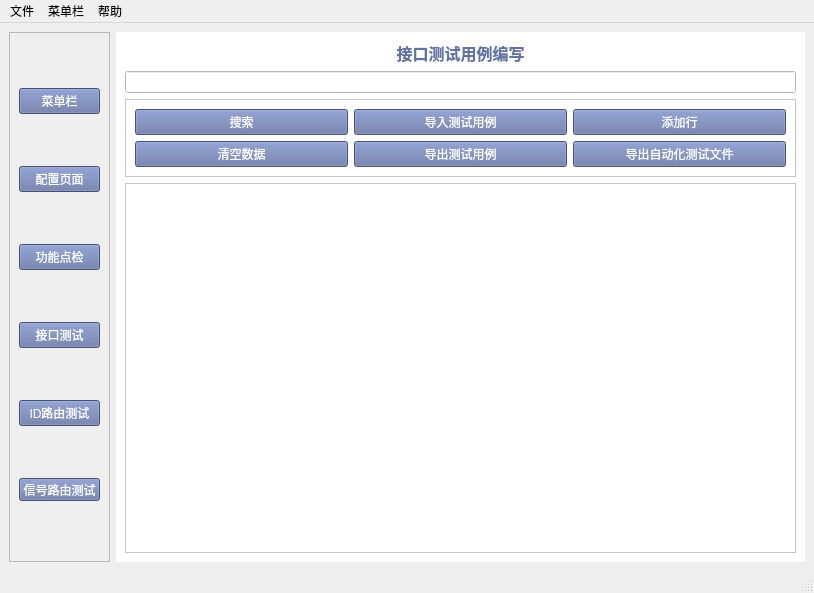
<?xml version="1.0" encoding="UTF-8"?>
<ui version="4.0">
 <class>MainWindow</class>
 <widget class="QMainWindow" name="MainWindow">
  <property name="geometry">
   <rect>
    <x>0</x>
    <y>0</y>
    <width>814</width>
    <height>593</height>
   </rect>
  </property>
  <property name="windowTitle">
   <string>MainWindow</string>
  </property>
  <property name="styleSheet">
   <string notr="true"/>
  </property>
  <widget class="QWidget" name="centralwidget">
   <layout class="QHBoxLayout" name="horizontalLayout">
    <item alignment="Qt::AlignHCenter">
     <widget class="QFrame" name="frame">
      <property name="minimumSize">
       <size>
        <width>101</width>
        <height>0</height>
       </size>
      </property>
      <property name="frameShape">
       <enum>QFrame::StyledPanel</enum>
      </property>
      <property name="frameShadow">
       <enum>QFrame::Raised</enum>
      </property>
      <layout class="QVBoxLayout" name="verticalLayout">
       <item>
        <widget class="QPushButton" name="pushButton_11">
         <property name="styleSheet">
          <string notr="true">font: 10pt &quot;宋体&quot;;
background-color: rgb(98, 114, 164);
color: rgb(255, 255, 255);</string>
         </property>
         <property name="text">
          <string>菜单栏</string>
         </property>
        </widget>
       </item>
       <item>
        <widget class="QPushButton" name="pushButton_10">
         <property name="styleSheet">
          <string notr="true">font: 10pt &quot;宋体&quot;;
background-color: rgb(98, 114, 164);
color: rgb(255, 255, 255);</string>
         </property>
         <property name="text">
          <string>配置页面</string>
         </property>
        </widget>
       </item>
       <item>
        <widget class="QPushButton" name="pushButton">
         <property name="styleSheet">
          <string notr="true">color: rgb(255, 255, 255);
font: 10pt &quot;宋体&quot;;
background-color: rgb(98, 114, 164);</string>
         </property>
         <property name="text">
          <string>功能点检</string>
         </property>
         <property name="iconSize">
          <size>
           <width>20</width>
           <height>20</height>
          </size>
         </property>
        </widget>
       </item>
       <item>
        <widget class="QPushButton" name="pushButton_2">
         <property name="styleSheet">
          <string notr="true">color: rgb(255, 255, 255);
background-color: rgb(98, 114, 164);
font: 10pt &quot;宋体&quot;;</string>
         </property>
         <property name="text">
          <string>接口测试</string>
         </property>
         <property name="iconSize">
          <size>
           <width>20</width>
           <height>20</height>
          </size>
         </property>
        </widget>
       </item>
       <item>
        <widget class="QPushButton" name="pushButton_3">
         <property name="styleSheet">
          <string notr="true">color: rgb(255, 255, 255);
background-color: rgb(98, 114, 164);
font: 10pt &quot;宋体&quot;;</string>
         </property>
         <property name="text">
          <string>ID路由测试</string>
         </property>
         <property name="iconSize">
          <size>
           <width>20</width>
           <height>20</height>
          </size>
         </property>
        </widget>
       </item>
       <item>
        <widget class="QPushButton" name="pushButton_4">
         <property name="maximumSize">
          <size>
           <width>16777215</width>
           <height>23</height>
          </size>
         </property>
         <property name="styleSheet">
          <string notr="true">font: 10pt &quot;宋体&quot;;
color: rgb(255, 255, 255);
background-color: rgb(98, 114, 164);</string>
         </property>
         <property name="text">
          <string>信号路由测试</string>
         </property>
         <property name="iconSize">
          <size>
           <width>20</width>
           <height>20</height>
          </size>
         </property>
        </widget>
       </item>
      </layout>
     </widget>
    </item>
    <item>
     <widget class="QStackedWidget" name="stackedWidget">
      <property name="styleSheet">
       <string notr="true">background-color: rgb(255, 255, 255);</string>
      </property>
      <property name="currentIndex">
       <number>2</number>
      </property>
      <widget class="QWidget" name="page_5">
       <layout class="QGridLayout" name="gridLayout_2">
        <item row="7" column="2" colspan="3">
         <widget class="QTextBrowser" name="textBrowser_2"/>
        </item>
        <item row="5" column="2" colspan="3">
         <widget class="QLineEdit" name="lineEdit">
          <property name="text">
           <string/>
          </property>
         </widget>
        </item>
        <item row="2" column="0" rowspan="6" colspan="2">
         <widget class="QTextBrowser" name="textBrowser"/>
        </item>
        <item row="2" column="2" colspan="3">
         <widget class="QFrame" name="frame_3">
          <property name="frameShape">
           <enum>QFrame::StyledPanel</enum>
          </property>
          <property name="frameShadow">
           <enum>QFrame::Raised</enum>
          </property>
          <layout class="QGridLayout" name="gridLayout">
           <item row="0" column="2">
            <widget class="QLabel" name="label_5">
             <property name="text">
              <string>&lt;html&gt;&lt;head/&gt;&lt;body&gt;&lt;p align=&quot;center&quot;&gt;&lt;span style=&quot; font-size:10pt; font-weight:700; color:#6272a4;&quot;&gt;波特率&lt;/span&gt;&lt;/p&gt;&lt;/body&gt;&lt;/html&gt;</string>
             </property>
            </widget>
           </item>
           <item row="2" column="1">
            <widget class="QPushButton" name="pushButton_12">
             <property name="styleSheet">
              <string notr="true">font: 10pt &quot;宋体&quot;;
</string>
             </property>
             <property name="text">
              <string>打开文件</string>
             </property>
            </widget>
           </item>
           <item row="1" column="0">
            <widget class="QLabel" name="label_8">
             <property name="text">
              <string>&lt;html&gt;&lt;head/&gt;&lt;body&gt;&lt;p align=&quot;center&quot;&gt;&lt;span style=&quot; font-size:10pt; font-weight:700; color:#6272a4;&quot;&gt;打开串口&lt;/span&gt;&lt;/p&gt;&lt;/body&gt;&lt;/html&gt;</string>
             </property>
            </widget>
           </item>
           <item row="2" column="2">
            <widget class="QLabel" name="label_13">
             <property name="text">
              <string>&lt;html&gt;&lt;head/&gt;&lt;body&gt;&lt;p align=&quot;center&quot;&gt;&lt;span style=&quot; font-size:10pt; font-weight:700; color:#6272a4;&quot;&gt;通道刷新&lt;/span&gt;&lt;/p&gt;&lt;/body&gt;&lt;/html&gt;</string>
             </property>
            </widget>
           </item>
           <item row="0" column="1">
            <widget class="QComboBox" name="comboBox_2">
             <property name="styleSheet">
              <string notr="true">font: 10pt &quot;宋体&quot;;
</string>
             </property>
             <property name="iconSize">
              <size>
               <width>20</width>
               <height>20</height>
              </size>
             </property>
            </widget>
           </item>
           <item row="1" column="4">
            <widget class="QPushButton" name="pushButton_14">
             <property name="styleSheet">
              <string notr="true">font: 10pt &quot;宋体&quot;;
</string>
             </property>
             <property name="text">
              <string>关闭</string>
             </property>
             <property name="iconSize">
              <size>
               <width>20</width>
               <height>20</height>
              </size>
             </property>
            </widget>
           </item>
           <item row="0" column="0">
            <widget class="QLabel" name="label_7">
             <property name="text">
              <string>&lt;html&gt;&lt;head/&gt;&lt;body&gt;&lt;p align=&quot;center&quot;&gt;&lt;span style=&quot; font-size:10pt; font-weight:700; color:#6272a4;&quot;&gt;串口选择&lt;/span&gt;&lt;/p&gt;&lt;/body&gt;&lt;/html&gt;</string>
             </property>
            </widget>
           </item>
           <item row="0" column="4">
            <widget class="QComboBox" name="comboBox">
             <property name="styleSheet">
              <string notr="true">font: 10pt &quot;Times New Roman&quot;;
</string>
             </property>
             <property name="iconSize">
              <size>
               <width>20</width>
               <height>20</height>
              </size>
             </property>
             <item>
              <property name="text">
               <string>1200</string>
              </property>
             </item>
             <item>
              <property name="text">
               <string>9600</string>
              </property>
             </item>
             <item>
              <property name="text">
               <string>14400</string>
              </property>
             </item>
            </widget>
           </item>
           <item row="2" column="0">
            <widget class="QLabel" name="label_6">
             <property name="text">
              <string>&lt;html&gt;&lt;head/&gt;&lt;body&gt;&lt;p align=&quot;center&quot;&gt;&lt;span style=&quot; font-size:10pt; font-weight:700; color:#6272a4;&quot;&gt;文件路径&lt;/span&gt;&lt;/p&gt;&lt;/body&gt;&lt;/html&gt;</string>
             </property>
            </widget>
           </item>
           <item row="1" column="2">
            <widget class="QLabel" name="label_9">
             <property name="text">
              <string>&lt;html&gt;&lt;head/&gt;&lt;body&gt;&lt;p align=&quot;center&quot;&gt;&lt;span style=&quot; font-size:10pt; font-weight:700; color:#6272a4;&quot;&gt;关闭串口&lt;/span&gt;&lt;/p&gt;&lt;/body&gt;&lt;/html&gt;</string>
             </property>
            </widget>
           </item>
           <item row="1" column="1">
            <widget class="QPushButton" name="pushButton_13">
             <property name="styleSheet">
              <string notr="true">font: 10pt &quot;宋体&quot;;
</string>
             </property>
             <property name="text">
              <string>打开</string>
             </property>
             <property name="iconSize">
              <size>
               <width>20</width>
               <height>20</height>
              </size>
             </property>
            </widget>
           </item>
           <item row="2" column="4">
            <widget class="QPushButton" name="pushButton_5">
             <property name="styleSheet">
              <string notr="true">font: 10pt &quot;Times New Roman&quot;;
background-color: rgb(98, 114, 164);
color: rgb(255, 255, 255);</string>
             </property>
             <property name="text">
              <string>Refresh</string>
             </property>
            </widget>
           </item>
          </layout>
         </widget>
        </item>
        <item row="0" column="1" colspan="3">
         <widget class="QLabel" name="label_12">
          <property name="text">
           <string>&lt;html&gt;&lt;head/&gt;&lt;body&gt;&lt;p align=&quot;center&quot;&gt;&lt;span style=&quot; font-size:12pt; font-weight:700; color:#6272a4;&quot;&gt;CAN通信配置&lt;/span&gt;&lt;/p&gt;&lt;/body&gt;&lt;/html&gt;</string>
          </property>
         </widget>
        </item>
        <item row="6" column="4">
         <widget class="QPushButton" name="pushButton_16">
          <property name="styleSheet">
           <string notr="true">font: 10pt &quot;宋体&quot;;
background-color: rgb(98, 114, 164);
color: rgb(255, 255, 255);</string>
          </property>
          <property name="text">
           <string>发送</string>
          </property>
         </widget>
        </item>
        <item row="1" column="1">
         <widget class="QPushButton" name="pushButton_15">
          <property name="styleSheet">
           <string notr="true">font: 10pt &quot;宋体&quot;;
background-color: rgb(98, 114, 164);
color: rgb(255, 255, 255);</string>
          </property>
          <property name="text">
           <string>清除</string>
          </property>
         </widget>
        </item>
        <item row="4" column="2" colspan="3">
         <widget class="QComboBox" name="comboBox_3">
          <property name="styleSheet">
           <string notr="true">font: 10pt &quot;Times New Roman&quot;;</string>
          </property>
          <item>
           <property name="text">
            <string>CAN</string>
           </property>
          </item>
          <item>
           <property name="text">
            <string>CADFD</string>
           </property>
          </item>
         </widget>
        </item>
        <item row="6" column="2">
         <widget class="QLabel" name="label_11">
          <property name="text">
           <string>&lt;html&gt;&lt;head/&gt;&lt;body&gt;&lt;p&gt;&lt;span style=&quot; font-size:10pt; font-weight:700; color:#6272a4;&quot;&gt;发送端&lt;/span&gt;&lt;/p&gt;&lt;/body&gt;&lt;/html&gt;</string>
          </property>
         </widget>
        </item>
        <item row="1" column="0">
         <widget class="QLabel" name="label_10">
          <property name="text">
           <string>&lt;html&gt;&lt;head/&gt;&lt;body&gt;&lt;p&gt;&lt;span style=&quot; font-size:10pt; font-weight:700; color:#6272a4;&quot;&gt;接收端&lt;/span&gt;&lt;/p&gt;&lt;/body&gt;&lt;/html&gt;</string>
          </property>
         </widget>
        </item>
       </layout>
      </widget>
      <widget class="QWidget" name="page">
       <widget class="QLabel" name="label_2">
        <property name="geometry">
         <rect>
          <x>230</x>
          <y>10</y>
          <width>160</width>
          <height>20</height>
         </rect>
        </property>
        <property name="text">
         <string>&lt;html&gt;&lt;head/&gt;&lt;body&gt;&lt;p align=&quot;center&quot;&gt;&lt;span style=&quot; font-size:12pt; font-weight:700; color:#6272a4;&quot;&gt;功能点检测试用例编写&lt;/span&gt;&lt;/p&gt;&lt;/body&gt;&lt;/html&gt;</string>
        </property>
       </widget>
       <widget class="QFrame" name="frame_7">
        <property name="geometry">
         <rect>
          <x>9</x>
          <y>35</y>
          <width>641</width>
          <height>73</height>
         </rect>
        </property>
        <property name="frameShape">
         <enum>QFrame::StyledPanel</enum>
        </property>
        <property name="frameShadow">
         <enum>QFrame::Raised</enum>
        </property>
        <layout class="QGridLayout" name="gridLayout_6">
         <item row="1" column="0">
          <widget class="QPushButton" name="pushButton_34">
           <property name="styleSheet">
            <string notr="true">color: rgb(255, 255, 255);
background-color: rgb(98, 114, 164);
font: 10pt &quot;宋体&quot;;</string>
           </property>
           <property name="text">
            <string>清空数据</string>
           </property>
          </widget>
         </item>
         <item row="0" column="0">
          <widget class="QPushButton" name="pushButton_6">
           <property name="styleSheet">
            <string notr="true">background-color: rgb(98, 114, 164);
color: rgb(255, 255, 255);
font: 10pt &quot;宋体&quot;;</string>
           </property>
           <property name="text">
            <string>查看报文解析</string>
           </property>
          </widget>
         </item>
         <item row="1" column="2">
          <widget class="QPushButton" name="pushButton_36">
           <property name="styleSheet">
            <string notr="true">font: 10pt &quot;宋体&quot;;
color: rgb(255, 255, 255);
background-color: rgb(98, 114, 164);</string>
           </property>
           <property name="text">
            <string>导出自动化测试文件</string>
           </property>
          </widget>
         </item>
         <item row="0" column="2">
          <widget class="QPushButton" name="pushButton_33">
           <property name="styleSheet">
            <string notr="true">font: 10pt &quot;宋rgb(255, 255, 255)体&quot;;
color: rgb(255, 255, 255);
background-color: rgb(98, 114, 164);</string>
           </property>
           <property name="text">
            <string>添加行</string>
           </property>
          </widget>
         </item>
         <item row="0" column="1">
          <widget class="QPushButton" name="pushButton_32">
           <property name="styleSheet">
            <string notr="true">background-color: rgb(98, 114, 164);
color: rgb(255, 255, 255);
font: 10pt &quot;宋体&quot;;</string>
           </property>
           <property name="text">
            <string>导入测试用例</string>
           </property>
          </widget>
         </item>
         <item row="1" column="1">
          <widget class="QPushButton" name="pushButton_35">
           <property name="styleSheet">
            <string notr="true">color: rgb(255, 255, 255);
background-color: rgb(98, 114, 164);
font: 10pt &quot;宋体&quot;;</string>
           </property>
           <property name="text">
            <string>导出测试用例</string>
           </property>
          </widget>
         </item>
        </layout>
       </widget>
       <widget class="QTableWidget" name="tableWidget_5">
        <property name="geometry">
         <rect>
          <x>9</x>
          <y>120</y>
          <width>661</width>
          <height>411</height>
         </rect>
        </property>
       </widget>
      </widget>
      <widget class="QWidget" name="page_2">
       <layout class="QVBoxLayout" name="verticalLayout_5">
        <item>
         <widget class="QLabel" name="label">
          <property name="text">
           <string>&lt;html&gt;&lt;head/&gt;&lt;body&gt;&lt;p align=&quot;center&quot;&gt;&lt;span style=&quot; font-size:12pt; font-weight:700; color:#6272a4;&quot;&gt;接口测试用例编写&lt;/span&gt;&lt;/p&gt;&lt;/body&gt;&lt;/html&gt;</string>
          </property>
         </widget>
        </item>
        <item>
         <widget class="QLineEdit" name="lineEdit_2"/>
        </item>
        <item>
         <widget class="QFrame" name="frame_4">
          <property name="frameShape">
           <enum>QFrame::StyledPanel</enum>
          </property>
          <property name="frameShadow">
           <enum>QFrame::Raised</enum>
          </property>
          <layout class="QGridLayout" name="gridLayout_3">
           <item row="1" column="0">
            <widget class="QPushButton" name="pushButton_19">
             <property name="styleSheet">
              <string notr="true">background-color: rgb(98, 114, 164);
color: rgb(255, 255, 255);
font: 10pt &quot;宋体&quot;;</string>
             </property>
             <property name="text">
              <string>清空数据</string>
             </property>
            </widget>
           </item>
           <item row="0" column="0">
            <widget class="QPushButton" name="pushButton_7">
             <property name="styleSheet">
              <string notr="true">background-color: rgb(98, 114, 164);
color: rgb(255, 255, 255);
font: 10pt &quot;宋体&quot;;</string>
             </property>
             <property name="text">
              <string>搜索</string>
             </property>
            </widget>
           </item>
           <item row="0" column="1">
            <widget class="QPushButton" name="pushButton_17">
             <property name="styleSheet">
              <string notr="true">background-color: rgb(98, 114, 164);
color: rgb(255, 255, 255);
font: 10pt &quot;宋体&quot;;</string>
             </property>
             <property name="text">
              <string>导入测试用例</string>
             </property>
            </widget>
           </item>
           <item row="1" column="2">
            <widget class="QPushButton" name="pushButton_21">
             <property name="styleSheet">
              <string notr="true">background-color: rgb(98, 114, 164);
color: rgb(255, 255, 255);
font: 10pt &quot;宋体&quot;;</string>
             </property>
             <property name="text">
              <string>导出自动化测试文件</string>
             </property>
            </widget>
           </item>
           <item row="0" column="2">
            <widget class="QPushButton" name="pushButton_18">
             <property name="styleSheet">
              <string notr="true">background-color: rgb(98, 114, 164);
color: rgb(255, 255, 255);
font: 10pt &quot;宋体&quot;;</string>
             </property>
             <property name="text">
              <string>添加行</string>
             </property>
            </widget>
           </item>
           <item row="1" column="1">
            <widget class="QPushButton" name="pushButton_20">
             <property name="styleSheet">
              <string notr="true">background-color: rgb(98, 114, 164);
color: rgb(255, 255, 255);
font: 10pt &quot;宋体&quot;;</string>
             </property>
             <property name="text">
              <string>导出测试用例</string>
             </property>
            </widget>
           </item>
          </layout>
         </widget>
        </item>
        <item>
         <widget class="QTableWidget" name="tableWidget_2"/>
        </item>
       </layout>
      </widget>
      <widget class="QWidget" name="page_3">
       <layout class="QVBoxLayout" name="verticalLayout_3">
        <item>
         <widget class="QLabel" name="label_3">
          <property name="text">
           <string>&lt;html&gt;&lt;head/&gt;&lt;body&gt;&lt;p align=&quot;center&quot;&gt;&lt;span style=&quot; font-size:12pt; font-weight:700; color:#6272a4;&quot;&gt;ID路由测试用例编写&lt;/span&gt;&lt;/p&gt;&lt;/body&gt;&lt;/html&gt;</string>
          </property>
         </widget>
        </item>
        <item>
         <widget class="QLineEdit" name="lineEdit_3"/>
        </item>
        <item>
         <widget class="QFrame" name="frame_5">
          <property name="frameShape">
           <enum>QFrame::StyledPanel</enum>
          </property>
          <property name="frameShadow">
           <enum>QFrame::Raised</enum>
          </property>
          <layout class="QGridLayout" name="gridLayout_4">
           <item row="0" column="1">
            <widget class="QPushButton" name="pushButton_22">
             <property name="styleSheet">
              <string notr="true">background-color: rgb(98, 114, 164);
color: rgb(255, 255, 255);
font: 10pt &quot;宋体&quot;;</string>
             </property>
             <property name="text">
              <string>导入测试用例</string>
             </property>
            </widget>
           </item>
           <item row="0" column="2">
            <widget class="QPushButton" name="pushButton_23">
             <property name="styleSheet">
              <string notr="true">background-color: rgb(98, 114, 164);
color: rgb(255, 255, 255);
font: 10pt &quot;宋体&quot;;</string>
             </property>
             <property name="text">
              <string>添加行</string>
             </property>
            </widget>
           </item>
           <item row="1" column="0">
            <widget class="QPushButton" name="pushButton_24">
             <property name="styleSheet">
              <string notr="true">background-color: rgb(98, 114, 164);
color: rgb(255, 255, 255);
font: 10pt &quot;宋体&quot;;</string>
             </property>
             <property name="text">
              <string>清空数据</string>
             </property>
            </widget>
           </item>
           <item row="1" column="1">
            <widget class="QPushButton" name="pushButton_25">
             <property name="styleSheet">
              <string notr="true">background-color: rgb(98, 114, 164);
color: rgb(255, 255, 255);
font: 10pt &quot;宋体&quot;;</string>
             </property>
             <property name="text">
              <string>导出测试用例</string>
             </property>
            </widget>
           </item>
           <item row="1" column="2">
            <widget class="QPushButton" name="pushButton_26">
             <property name="styleSheet">
              <string notr="true">background-color: rgb(98, 114, 164);
color: rgb(255, 255, 255);
font: 10pt &quot;宋体&quot;;</string>
             </property>
             <property name="text">
              <string>导出自动化测试文件</string>
             </property>
            </widget>
           </item>
           <item row="0" column="0">
            <widget class="QPushButton" name="pushButton_8">
             <property name="styleSheet">
              <string notr="true">background-color: rgb(98, 114, 164);
color: rgb(255, 255, 255);
font: 10pt &quot;宋体&quot;;</string>
             </property>
             <property name="text">
              <string>搜索</string>
             </property>
            </widget>
           </item>
          </layout>
         </widget>
        </item>
        <item>
         <widget class="QTableWidget" name="tableWidget_3"/>
        </item>
       </layout>
      </widget>
      <widget class="QWidget" name="page_4">
       <layout class="QVBoxLayout" name="verticalLayout_4">
        <item>
         <widget class="QLabel" name="label_4">
          <property name="text">
           <string>&lt;html&gt;&lt;head/&gt;&lt;body&gt;&lt;p align=&quot;center&quot;&gt;&lt;span style=&quot; font-size:12pt; font-weight:700; color:#6272a4;&quot;&gt;信号路由测试用例编写&lt;/span&gt;&lt;/p&gt;&lt;/body&gt;&lt;/html&gt;</string>
          </property>
         </widget>
        </item>
        <item>
         <widget class="QLineEdit" name="lineEdit_4"/>
        </item>
        <item>
         <widget class="QFrame" name="frame_6">
          <property name="frameShape">
           <enum>QFrame::StyledPanel</enum>
          </property>
          <property name="frameShadow">
           <enum>QFrame::Raised</enum>
          </property>
          <layout class="QGridLayout" name="gridLayout_5">
           <item row="1" column="1">
            <widget class="QPushButton" name="pushButton_30">
             <property name="styleSheet">
              <string notr="true">background-color: rgb(98, 114, 164);
color: rgb(255, 255, 255);
font: 10pt &quot;宋体&quot;;</string>
             </property>
             <property name="text">
              <string>导出测试用例</string>
             </property>
            </widget>
           </item>
           <item row="0" column="1">
            <widget class="QPushButton" name="pushButton_27">
             <property name="styleSheet">
              <string notr="true">background-color: rgb(98, 114, 164);
color: rgb(255, 255, 255);
font: 10pt &quot;宋体&quot;;</string>
             </property>
             <property name="text">
              <string>导入测试用例</string>
             </property>
            </widget>
           </item>
           <item row="1" column="0">
            <widget class="QPushButton" name="pushButton_29">
             <property name="styleSheet">
              <string notr="true">background-color: rgb(98, 114, 164);
color: rgb(255, 255, 255);
font: 10pt &quot;宋体&quot;;</string>
             </property>
             <property name="text">
              <string>清空数据</string>
             </property>
            </widget>
           </item>
           <item row="0" column="2">
            <widget class="QPushButton" name="pushButton_28">
             <property name="styleSheet">
              <string notr="true">background-color: rgb(98, 114, 164);
color: rgb(255, 255, 255);
font: 10pt &quot;宋体&quot;;</string>
             </property>
             <property name="text">
              <string>添加行</string>
             </property>
            </widget>
           </item>
           <item row="1" column="2">
            <widget class="QPushButton" name="pushButton_31">
             <property name="styleSheet">
              <string notr="true">background-color: rgb(98, 114, 164);
color: rgb(255, 255, 255);
font: 10pt &quot;宋体&quot;;</string>
             </property>
             <property name="text">
              <string>导出自动化测试文件</string>
             </property>
            </widget>
           </item>
           <item row="0" column="0">
            <widget class="QPushButton" name="pushButton_9">
             <property name="styleSheet">
              <string notr="true">background-color: rgb(98, 114, 164);
color: rgb(255, 255, 255);
font: 10pt &quot;宋体&quot;;</string>
             </property>
             <property name="text">
              <string>搜索</string>
             </property>
            </widget>
           </item>
          </layout>
         </widget>
        </item>
        <item>
         <widget class="QTableWidget" name="tableWidget_4"/>
        </item>
       </layout>
      </widget>
     </widget>
    </item>
   </layout>
  </widget>
  <widget class="QStatusBar" name="statusbar"/>
  <widget class="QMenuBar" name="menubar">
   <property name="geometry">
    <rect>
     <x>0</x>
     <y>0</y>
     <width>814</width>
     <height>21</height>
    </rect>
   </property>
   <widget class="QMenu" name="menu">
    <property name="title">
     <string>文件</string>
    </property>
    <addaction name="action111"/>
    <addaction name="action_ELF_OUT"/>
    <addaction name="action_3"/>
   </widget>
   <widget class="QMenu" name="menu_2">
    <property name="title">
     <string>帮助</string>
    </property>
    <addaction name="action"/>
    <addaction name="action_2"/>
   </widget>
   <widget class="QMenu" name="menu_3">
    <property name="title">
     <string>菜单栏</string>
    </property>
    <addaction name="action_4"/>
   </widget>
   <addaction name="menu"/>
   <addaction name="menu_3"/>
   <addaction name="menu_2"/>
  </widget>
  <action name="action111">
   <property name="text">
    <string>导入自动化测试盒协议文件</string>
   </property>
  </action>
  <action name="action_ELF_OUT">
   <property name="text">
    <string>导入ELF/OUT文件</string>
   </property>
  </action>
  <action name="action">
   <property name="text">
    <string>参考文档</string>
   </property>
  </action>
  <action name="action_2">
   <property name="text">
    <string>使用说明</string>
   </property>
  </action>
  <action name="action_3">
   <property name="text">
    <string>导入功能规范表格</string>
   </property>
  </action>
  <action name="action_4">
   <property name="text">
    <string>搜索</string>
   </property>
  </action>
 </widget>
 <resources/>
 <connections/>
</ui>
